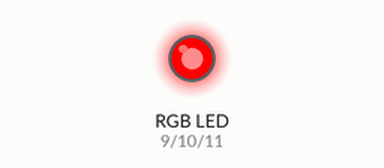
Bench run of a sketch on a simulated Arduino Uno, built with avr-gcc and run on an emulated ATmega328P. Parts: an RGB LED mixed from three pins (HIGH = lit).

Above: at 0.5 s.
At 1.5 s:
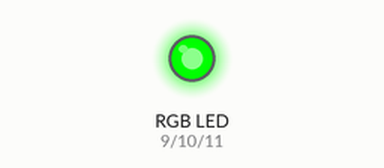
At 5.5 s:
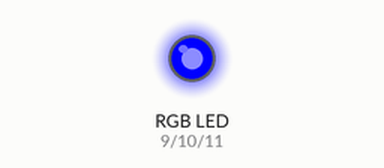
Timing chart, 0 to 6.9 s (numbered marks = the images above):
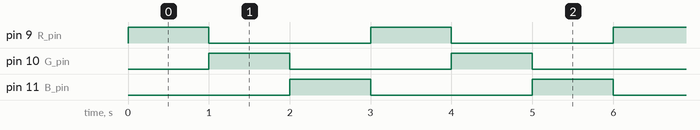

The sketch:

5_1_RGB_led.ino
```cpp
int R_pin = 9;  // 빨강(R) LED를 9번 핀에 연결
int G_pin = 10;  // 초록(G) LED를 10번 핀에 연결
int B_pin = 11;  // 파랑(B) LED를 11번 핀에 연결

void setup(){
   pinMode(R_pin, OUTPUT);  // R 핀을 출력으로 설정
   pinMode(G_pin, OUTPUT);  // G 핀을 출력으로 설정
   pinMode(B_pin, OUTPUT);  // B 핀을 출력으로 설정
}

void loop(){
   // LED 모듈을 빨간색으로 켠다 (R만 HIGH)
   digitalWrite(R_pin, HIGH);
   digitalWrite(G_pin, LOW);
   digitalWrite(B_pin, LOW);
   delay(1000);
   // LED 모듈을 초록색으로 켠다 (G만 HIGH)
   digitalWrite(R_pin, LOW);
   digitalWrite(G_pin, HIGH);
   digitalWrite(B_pin, LOW);
   delay(1000);
   // LED 모듈을 파란색으로 켠다 (B만 HIGH)
   digitalWrite(R_pin, LOW);
   digitalWrite(G_pin, LOW);
   digitalWrite(B_pin, HIGH);
   delay(1000);
}
```

Measured:
- by itself, pin 9 (R_pin), pin 10 (G_pin), pin 11 (B_pin): alternates HIGH for 1.0 s and LOW for 2.0 s
- by itself, everything shown: repeats every 3.0 s, in 3 steps
